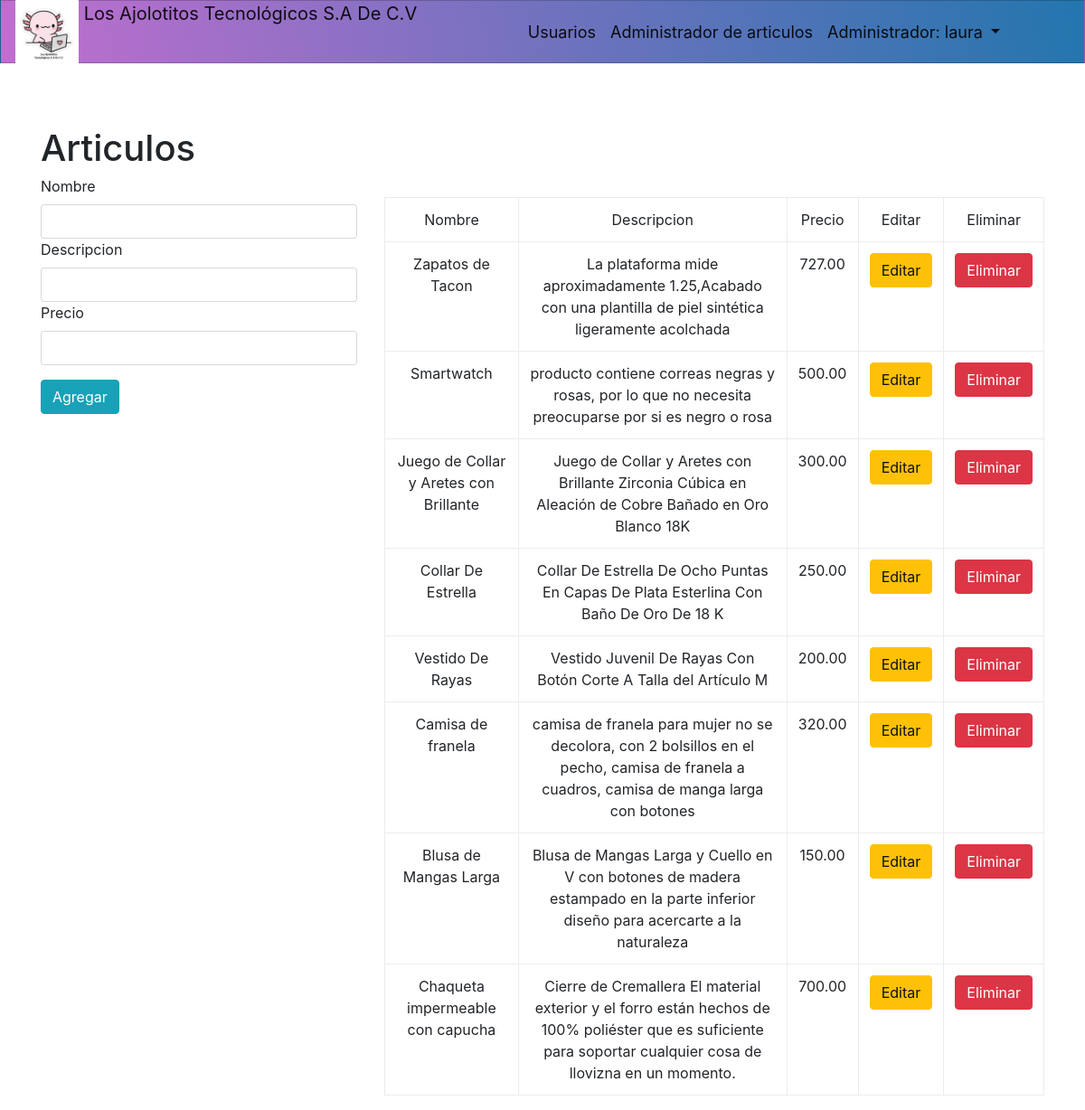
Page /administrador/vistas/articulos.php (signed in) on the committed database.
### tables this page shows
CREATE TABLE `mis_productos` (
  `id` int(11) NOT NULL,
  `cosa` varchar(255) DEFAULT NULL,
  `name` varchar(200) NOT NULL,
  `description` text NOT NULL,
  `price` float(10,2) NOT NULL,
  `created` datetime NOT NULL,
  `modified` datetime NOT NULL,
  `status` enum('1','0') NOT NULL DEFAULT '1'
);

### administrador/clases/Articulos.php (called while the page is built, shortened)
<?php
	class articulos{
		public function mostrarDatos($sql){
			$c= new conectar();
			$conexion=$c->conexion();
			$result=mysqli_query($conexion,$sql);
			return mysqli_fetch_all($result,MYSQLI_ASSOC);
		}
	}
?>

### administrador/vistas/articulos.php (the view, shortened to what this page needs)
<?php session_start();
require_once "../clases/Articulos.php";
if(isset($_SESSION['usuario'])){
?>
<?php include "header.php"; ?>
		<div class="container mt-4">
			<h1>Articulos</h1>
			<div class="row">
				<div class="col-sm-4">
					<form  action="../procesos/articulos/insertaArticulos.php" method="POST">
						<label>Nombre</label>
						<input type="text" class="form-control input-sm" id="name" name="name">
						<label>Descripcion</label>
						<input type="text" class="form-control input-sm" id="description" name="description">
						<label>Precio</label>
						<input type="number" class="form-control input-sm" id="price" name="price">
						<button class="btn btn-info">Agregar</button>
					</form>
				</div>
				<div class="col-sm-8 mt-4">
				<table class="table table-hover table-condensed table-bordered" style="text-align: center;">
					<tr>
						<td>Nombre</td>
						<td>Descripcion</td>
						<td>Precio</td>
						<td>Editar</td>
						<td>Eliminar</td>
					</tr>
					<?php
                        $obj= new articulos();
                    	$sql="SELECT id,name,
						description,
						price FROM mis_productos";
                        $datos=$obj->mostrarDatos($sql);
                        	foreach ($datos as $key){
                    ?>
					<tr>
                        <td><?php echo $key ['name'];?></td>
                        <td><?php echo $key ['description'];?></td>
						<td><?php echo $key ['price'];?></td>
						 <td><a href="editarArticulos.php?id=<?php echo $key['id']?>"><button class="btn btn-warning" data-toggle="modal" data-target="#abremodalUpdateArticulo">Editar</button></a></td>
						 <td><a href="../procesos/articulos/eliminarArticulo.php?id=<?php echo $key['id']?>"><button class="btn btn-danger">Eliminar</button></a></td>
                    </tr>
                    <?php
                         }
                    ?>
				</table>
				</div>
			</div>
		</div>
	</body>
	</html>
	<?php
}else{
	header("location:../vistas/usuarios.php");
}
?>

### administrador/css/navbar.css (style rules this page uses)
* { box-sizing: border-box; padding: 0; margin: 0; }
body { font-family: "Josefin Sans", sans-serif; }

### rows in the picture
mis_productos: name "Zapatos de Tacon", description "La plataforma mide aproximadamente 1.25,Acabado con una plantilla de piel sintética ligeramente acolchada", price "727.00"
mis_productos: name "Smartwatch", description "producto contiene correas negras y rosas, por lo que no necesita preocuparse por si es negro o rosa", price "500.00"
mis_productos: name "Juego de Collar y Aretes con Brillante", description "Juego de Collar y Aretes con Brillante Zirconia Cúbica en Aleación de Cobre Bañado en Oro Blanco 18K", price "300.00"
mis_productos: name "Collar De Estrella", description "Collar De Estrella De Ocho Puntas En Capas De Plata Esterlina Con Baño De Oro De 18 K", price "250.00"
mis_productos: name "Vestido De Rayas", description "Vestido Juvenil De Rayas Con Botón Corte A Talla del Artículo M", price "200.00"
mis_productos: name "Camisa de franela", description "camisa de franela para mujer no se decolora, con 2 bolsillos en el pecho, camisa de franela a cuadros, camisa de manga larga con botones", price "320.00"
mis_productos: name "Blusa de Mangas Larga", description "Blusa de Mangas Larga y Cuello en V con botones de madera estampado en la parte inferior diseño para acercarte a la naturaleza", price "150.00"
mis_productos: name "Chaqueta impermeable con capucha", description "Cierre de Cremallera El material exterior y el forro están hechos de 100% poliéster que es suficiente para soportar cualquier cosa de llovizna en un momento.", price "700.00"

### other values in the picture
$_SESSION['usuario'] "laura"
